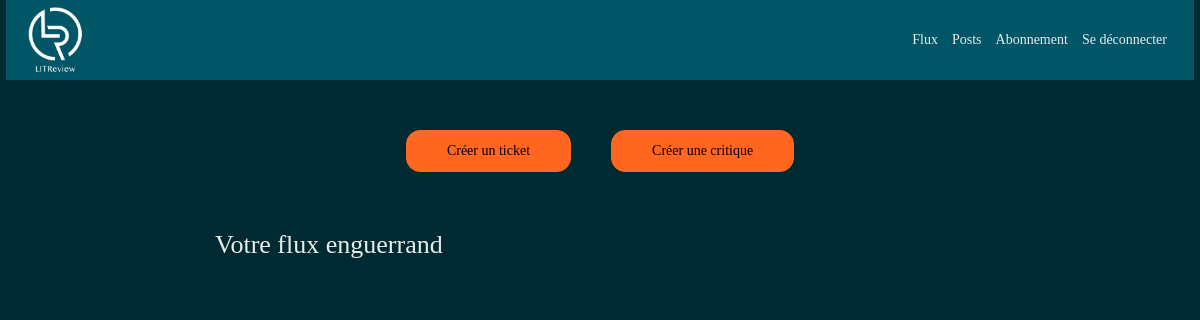
Page /home/ (signed in) on the earlier database version.
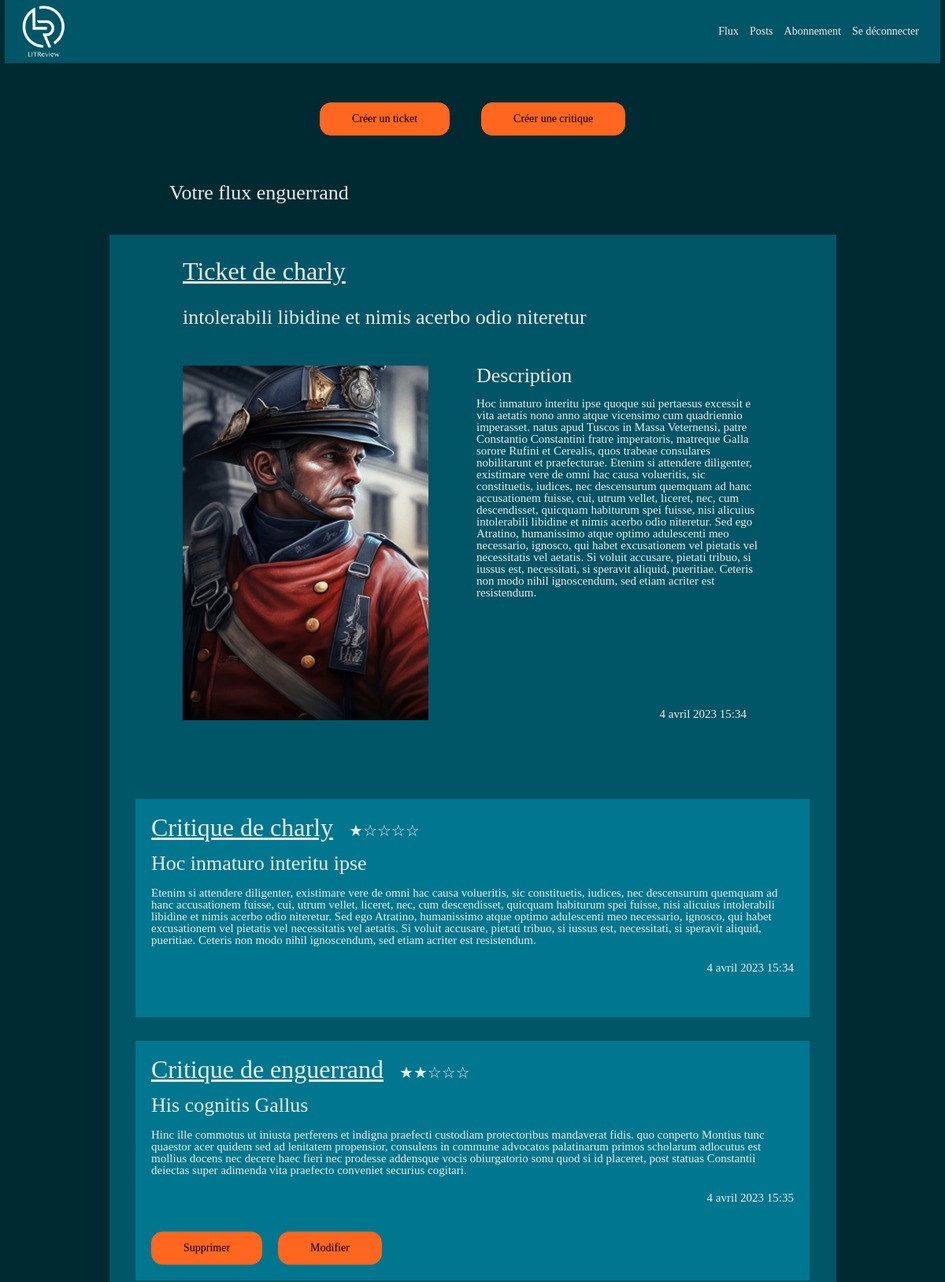
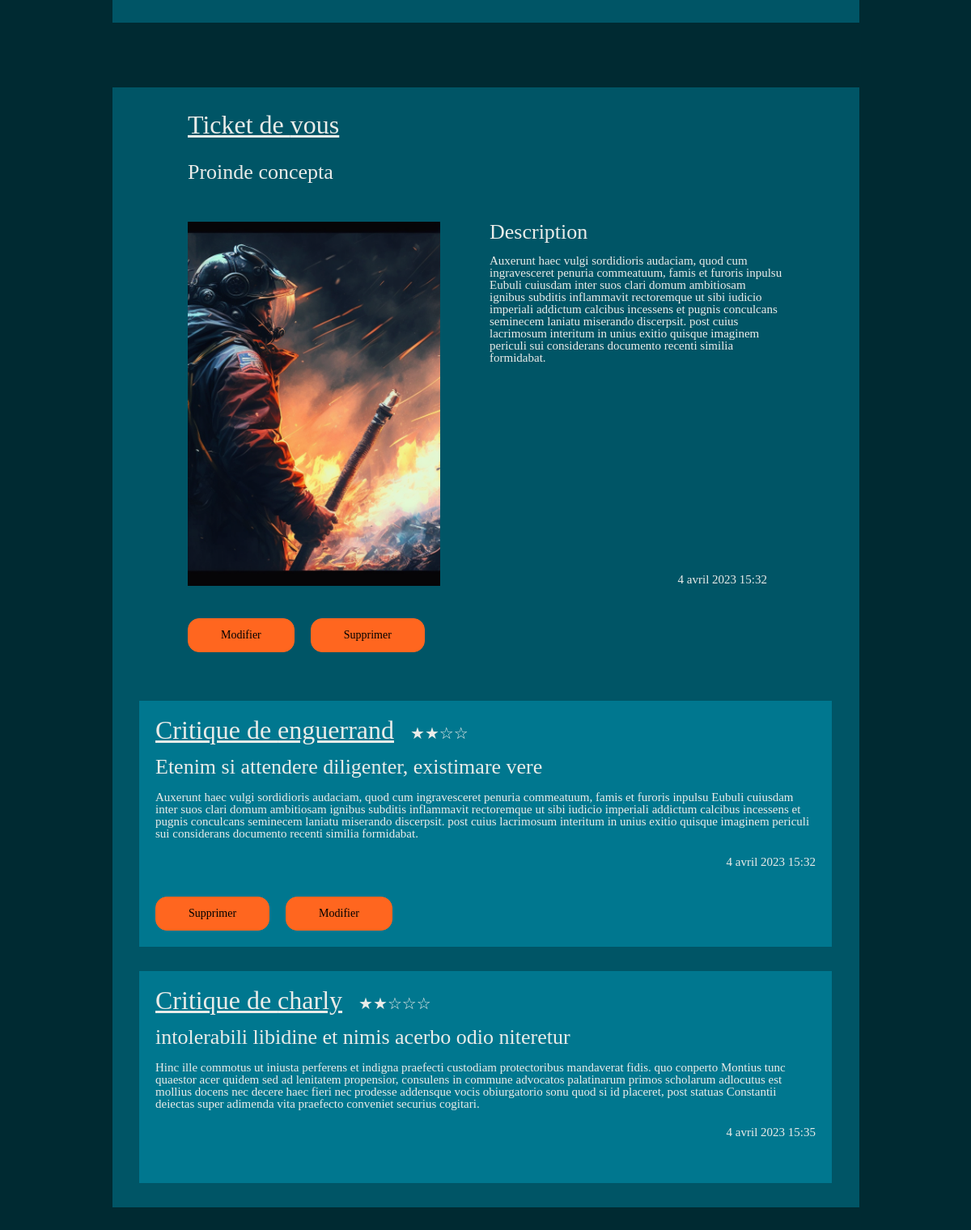
Same page on the later database version (2 pictures, top to bottom).
### authentication/models.py (models this page shows)
class User(AbstractUser):
    pass

### blog/models.py (models this page shows)
class Ticket(models.Model):
    title = models.CharField(max_length=128, blank=False)
    description = models.CharField(max_length=10000, blank=False)
    image = models.ImageField(upload_to='image_ticket/', blank=True, null=True)
    date_created = models.DateTimeField(auto_now_add=True)
    uploader = models.ForeignKey(settings.AUTH_USER_MODEL,
                                 on_delete=models.CASCADE)

class Review(models.Model):
    RATING_SELECT = (
        (0, 'Note 0'),
        (1, 'Note 1'),
        (2, 'Note 2'),
        (3, 'Note 3'),
        (4, 'Note 4'),
        (5, 'Note 5'),
    )
    ticket = models.ForeignKey(to=Ticket, on_delete=models.CASCADE)
    rating = models.PositiveSmallIntegerField(
        choices=RATING_SELECT,
        validators=[MinValueValidator(0), MaxValueValidator(5)])
    headline = models.CharField(max_length=128)
    body = models.CharField(max_length=8192, blank=False)
    user = models.ForeignKey(
        settings.AUTH_USER_MODEL, on_delete=models.CASCADE)
    time_created = models.DateTimeField(auto_now_add=True)

### blog/views.py (the view)
# urls.py: path('home/', views.home_page, name='home'),
@login_required
def home_page(request):
    subcriber = list(UserFollows.objects.filter(subscriber=request.user).values_list('subscription', flat=True))
    subcriber.append(request.user)
    tickets = (Ticket.objects
               .filter(uploader__username__in=subcriber)
               .order_by('-date_created')
               .prefetch_related('review_set').all())
    for ticket in tickets:
        if not ticket.review_set.filter(user=request.user).exists():
            ticket.has_review = False
        else:
            ticket.has_review = True
    return render(request,
                  "blog/home.html",
                  {'tickets': tickets, }
                  )

### blog/templatetags/blog_extras.py (called while the page is built)
@register.simple_tag(takes_context=True)
def get_poster_display(context, user):
    if context['user'] == user:
        return 'vous'
    return user.username

@register.simple_tag()
def get_stars(context):
    if context == 0:
        return '☆☆☆☆☆'
    elif context == 1:
        return '★☆☆☆☆'
    elif context == 2:
        return '★★☆☆☆'
    elif context == 3:
        return '★★☆☆'
    elif context == 4:
        return '★★★★☆'
    elif context == 5:
        return '★★★★★'

### blog/templates/blog/home.html (shortened to what this page needs)
{% extends "base.html" %}
{% load blog_extras %}
{% block page %}
    <span class="block_button_creation_ticket">
        <a href="{% url 'creation_ticket' %}"><p class="button">Créer un ticket</p></a>
        <a href="{% url 'creation_ticket_critique' %}"><p class="button">Créer une critique</p></a>
    </span>
    <h2 class="block_title_h2">Votre flux {{ request.user.username}}</h2>
    {% for ticket in tickets %}
        <div class="block_ticket_and_review">
            <section class="display_ticket">
                <h1 class="display_ticket_margin_text">Ticket de {% get_poster_display ticket.uploader %}</h1>
                <h2 class="display_ticket_margin_text">{{ ticket.title }}</h2>
                <span class="display_ticket_description">
                    {% if ticket.image %}
                        <img src="{{ ticket.image.url }}" alt="{{ ticket.title }}">
                    {% endif %}
                    <span>
                        <span>
                            <h2>Description</h2>
                            <p>{{ ticket.description }}</p>
                        </span>
                        <p class="display_ticket_date">{{ ticket.date_created }}</p>
                    </span>
                </span>
                <span class="display_ticket_button">
                    {% if request.user == ticket.uploader %}
                            <a href="{%  url 'modify_ticket' ticket.id %}"><p class="button">Modifier</p></a>
                            <a href="{%  url 'remove_ticket' ticket.id %}"><p class="button">Supprimer</p></a>
                    {% endif %}
                </span>
            </section>
            <section>
                {% for review in ticket.review_set.all %}
                <div class="block_review">
                    <span class="block_review_title">
                        <h1>Critique de {{ review.user}}</h1>
                        <p>{% get_stars review.rating %}</p>
                    </span>
                    <h2>{{ review.headline}}</h2>
                    <span class="block_review_description">
                        <p>{{ review.body}}</p>
                        <p>{{ review.time_created}}</p>
                    </span >
                    <span class="block_review_button">
                        {% if review.user == request.user %}
                            <a href="{% url 'remove_review' review.id %}"><p class="button">Supprimer</p></a>
                            <a href="{% url 'modify_review' review.id %}"><p class="button">Modifier</p></a>
                        {% endif %}
                    </span>
                </div>
                {% endfor %}
            </section>
        </div>
    {% endfor %}
{% endblock %}

### templates/base.html (shortened to what this page needs)
{% load static %}
<!DOCTYPE html>
<html lang="fr">
<head>
    <link rel="stylesheet" href="{% static 'blog/css/style.css' %}">
</head>
<body>
    <header>
        <img src="{% static 'blog/image/logoLITReview.png' %}" alt="logoLITReview">
        {% if user.is_authenticated %}
            <ul>
                <li><a href="{% url 'home' %}"><p>Flux</p></a></li>
                <li><a href="{% url 'post' %}"><p>Posts</p></a></li>
                <li><a href="{% url 'follows' %}"><p>Abonnement</p></a></li>
                <li><a href="{% url 'logout' %}"><p>Se déconnecter</p></a></li>
            </ul>
        {% else %}
            <ul>
                <li><a href="{% url 'login' %}"><p>Login</p></a></li>
                <li><a href="{% url 'signup' %}"><p>Créer un compte</p></a></li>
            </ul>
        {% endif %}
    </header>
    {% block page %} {% endblock %}
</body>
</html>

### blog/static/blog/css/style.css (style rules this page uses)
html, body, div, span, applet, object, iframe, h1, h2, h3, h4, h5, h6, p, blockquote, pre, a, abbr, acronym, address, big, cite, code, del, dfn, em, img, ins, kbd, q, s, samp, small, strike, strong, sub, sup, tt, var, b, u, i, center, dl, dt, dd, ol, ul, li, fieldset, form, label, legend, table, caption, tbody, tfoot, thead, tr, th, td, article, aside, canvas, details, embed, figure, figcaption, footer, header, hgroup, menu, nav, output, ruby, section, summary, time, mark, audio, video { margin: 0; padding: 0; border: 0; font-size: 100%; font: inherit; vertical-align: baseline; }
article, aside, details, figcaption, figure, footer, header, hgroup, menu, nav, section { display: block; }
body { line-height: 1; }
ol, ul { list-style: none; }
h1 { font-family: "KaiseiHarunoUmi-bold"; font-size: 32px; text-decoration: underline; color: #EAECE9; }
h2 { font-family: "KaiseiHarunoUmi-regular"; font-size: 26px; text-decoration: none; color: #EAECE9; }
p { font-family: "KaiseiHarunoUmi-regular"; font-size: 15px; text-decoration: none; color: #EAECE9; }
a { text-decoration: none; }
.button, .block_form_ticket form input[type=file]::file-selector-button, .block_form_follows form input[type=submit], .block_login form input[type=submit] { background-color: #FF661F; padding: 13px 40px; color: black; border-radius: 14px; font-size: 14px; border: 1px solid #FF661F; cursor: pointer; transition-property: background, color, boder; transition-duration: 0.5s; }
body { background-color: #002A32; display: flex; flex-direction: column; justify-content: space-around; align-items: center; }
header { display: flex; flex-direction: row; background-color: #005566; justify-content: space-between; align-items: center; width: 99vw; }
header img { margin: 5px 20px; height: 70px; filter: invert(1); }
header ul { display: flex; flex-direction: row; margin-right: 20px; }
header ul li { padding: 7px; }
header ul a { text-decoration: none; }
header ul p { font-size: 14px; transition-property: text-decoration, color; transition-duration: 0.4s; }
.block_button_creation_ticket { display: flex; flex-direction: row; justify-content: center; gap: 40px; margin: 50px 0px 0px 0px; }
.block_title_h2 { width: 770px; margin: 60px 0px 0px 0px; }
.block_ticket_and_review { background-color: #005566; margin: 40px 0px; width: 923px; display: flex; flex-direction: column; align-items: center; }
.display_ticket { display: flex; flex-direction: column; margin: 30px 50px; background-color: #005566; width: 736px; }
.display_ticket_margin_text { margin: 0px 0px 30px 0px; }
.display_ticket_description { margin: 18px 0px 0px 0px; display: flex; flex-direction: row; justify-content: space-between; gap: 30px; flex-wrap: wrap; }
.display_ticket_description img { height: 450px; width: 312px; object-fit: cover; }
.display_ticket_description span { width: 363px; display: flex; flex-direction: column; justify-content: space-between; gap: 15px; }
.display_ticket_date { text-align: end; padding: 0 20px; }
.display_ticket_button { display: flex; gap: 20px; margin: 40px 0px 0px 0px; }
.block_review { background-color: #00778F; margin: 30px 20px; display: flex; flex-direction: column; gap: 17px; padding: 20px 20px; width: 816px; }
.block_review_title { display: flex; flex-direction: row; align-items: baseline; gap: 20px; }
.block_review_title p { font-size: 20px; }
.block_review_description p:nth-child(2) { margin: 20px 0px 0px 0px; text-align: right; }
.block_review_button { display: flex; gap: 20px; margin: 18px 0px 0px 0px; }

Differences in the rows shown:
added Ticket: uploader.username "charly", title "intolerabili libidine et nimis acerbo odio niteretur", image (picture), description "Hoc inmaturo interitu ipse quoque sui pertaesus excessit e vita aetatis nono anno atque vicensimo cum quadriennio imperasset. natus apud Tuscos in Massa Veternensi, patre Constantio Constantini fratre imperatoris, matreque Galla sorore Rufini et Cerealis, quos trabeae consulares nobilitarunt et praefecturae. Etenim si attendere diligenter, existimare vere de omni hac causa volueritis, sic constituetis, iudices, nec descensurum quemquam ad hanc accusationem fuisse, cui, utrum vellet, liceret, nec, cum descendisset, quicquam habiturum spei fuisse, nisi alicuius intolerabili libidine et nimis acerbo odio niteretur. Sed ego Atratino, humanissimo atque optimo adulescenti meo necessario, ignosco,…", date_created "4 avril 2023 15:34"
added Review: user "charly", rating "★☆☆☆☆", headline "Hoc inmaturo interitu ipse", body "Etenim si attendere diligenter, existimare vere de omni hac causa volueritis, sic constituetis, iudices, nec descensurum quemquam ad hanc accusationem fuisse, cui, utrum vellet, liceret, nec, cum descendisset, quicquam habiturum spei fuisse, nisi alicuius intolerabili libidine et nimis acerbo odio niteretur. Sed ego Atratino, humanissimo atque optimo adulescenti meo necessario, ignosco, qui habet excusationem vel pietatis vel necessitatis vel aetatis. Si voluit accusare, pietati tribuo, si iussus est, necessitati, si speravit aliquid, pueritiae. Ceteris non modo nihil ignoscendum, sed etiam acriter est resistendum.", time_created "4 avril 2023 15:34"
added Review: user "enguerrand", rating "★★☆☆☆", headline "His cognitis Gallus", body "Hinc ille commotus ut iniusta perferens et indigna praefecti custodiam protectoribus mandaverat fidis. quo conperto Montius tunc quaestor acer quidem sed ad lenitatem propensior, consulens in commune advocatos palatinarum primos scholarum adlocutus est mollius docens nec decere haec fieri nec prodesse addensque vocis obiurgatorio sonu quod si id placeret, post statuas Constantii deiectas super adimenda vita praefecto conveniet securius cogitari.", time_created "4 avril 2023 15:35", shows "Supprimer", shown under "charly"
added Ticket: uploader "vous", title "Proinde concepta", image (picture), description "Auxerunt haec vulgi sordidioris audaciam, quod cum ingravesceret penuria commeatuum, famis et furoris inpulsu Eubuli cuiusdam inter suos clari domum ambitiosam ignibus subditis inflammavit rectoremque ut sibi iudicio imperiali addictum calcibus incessens et pugnis conculcans seminecem laniatu miserando discerpsit. post cuius lacrimosum interitum in unius exitio quisque imaginem periculi sui considerans documento recenti similia formidabat.", date_created "4 avril 2023 15:32", shows "Modifier"
added Review: user "enguerrand", rating "★★☆☆", headline "Etenim si attendere diligenter, existimare vere", body "Auxerunt haec vulgi sordidioris audaciam, quod cum ingravesceret penuria commeatuum, famis et furoris inpulsu Eubuli cuiusdam inter suos clari domum ambitiosam ignibus subditis inflammavit rectoremque ut sibi iudicio imperiali addictum calcibus incessens et pugnis conculcans seminecem laniatu miserando discerpsit. post cuius lacrimosum interitum in unius exitio quisque imaginem periculi sui considerans documento recenti similia formidabat.", time_created "4 avril 2023 15:32", shows "Supprimer", shown under "vous"
added Review: user "charly", rating "★★☆☆☆", headline "intolerabili libidine et nimis acerbo odio niteretur", body "Hinc ille commotus ut iniusta perferens et indigna praefecti custodiam protectoribus mandaverat fidis. quo conperto Montius tunc quaestor acer quidem sed ad lenitatem propensior, consulens in commune advocatos palatinarum primos scholarum adlocutus est mollius docens nec decere haec fieri nec prodesse addensque vocis obiurgatorio sonu quod si id placeret, post statuas Constantii deiectas super adimenda vita praefecto conveniet securius cogitari.", time_created "4 avril 2023 15:35", shown under "vous"
